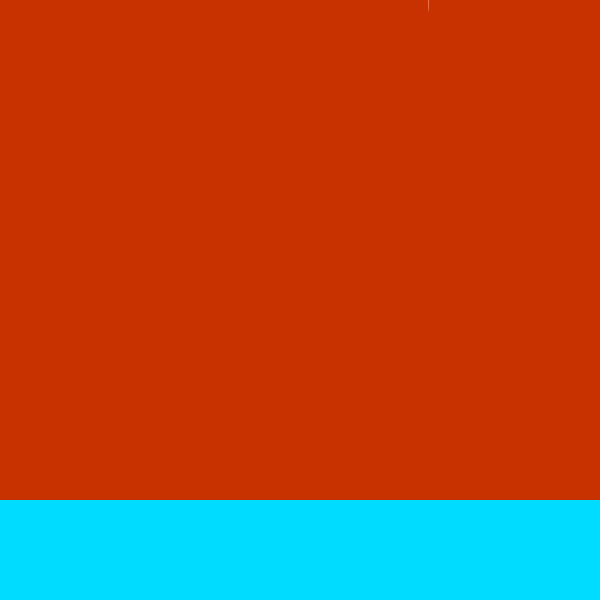
Frame 1 (no input)
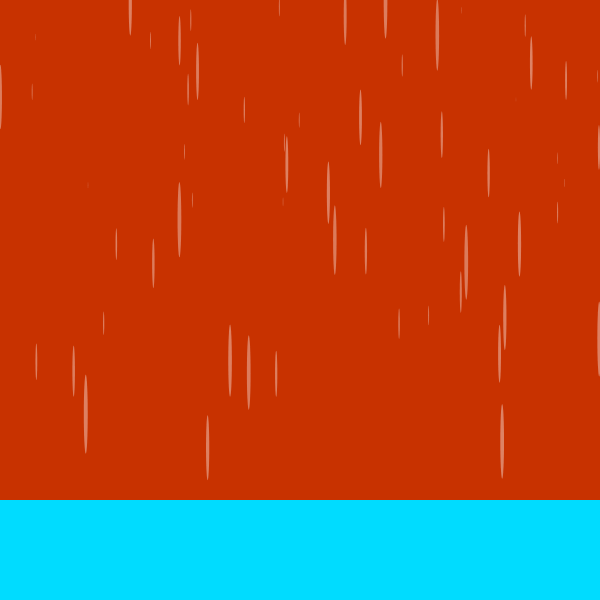
Frame 60 (no input)
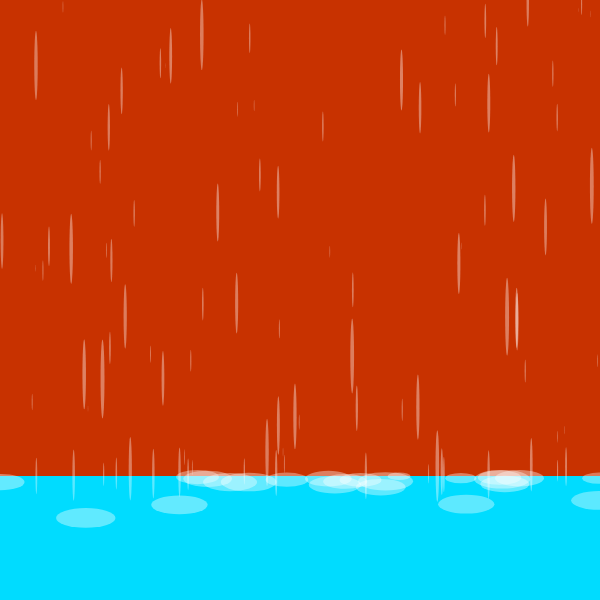
Frame 120 (the mouse pressed at the canvas centre since frame 60)

The p5.js sketch that drew these frames (run headless with seeded random() and noise() and a simulated clock; from frame 60 on, the mouse is pressed at the canvas centre):

// p5.js sketch
// ── sketch.js
let balls = []; 
let windDirection = 0; 
let WATER_LEVEL=500; 
let shouldRaiseWaterLevel = false; 
let maxHeight = 300; 

function setup() {
  createCanvas(600, 600);
}

function draw() {
  background(200, 50, 0);


  if (balls.length >= 439) {
    balls.shift();
  }

  balls.push(new Ball(random(width), 1));

  if (!shouldRaiseWaterLevel) {
    WATER_LEVEL = 500; // 
    for (let i = balls.length - 1; i >= 0; i--) {
      if (balls[i].pos.y >= 500 - balls[i].rad) {
        shouldRaiseWaterLevel = true; 
      }
    }
  } else {
    WATER_LEVEL = 500 - balls.length * 0.2; 
    if (WATER_LEVEL < height - maxHeight) {
      WATER_LEVEL = height - maxHeight;
    }
  }

  push();
  noStroke();
  fill(0, 220, 255);
  rect(0, WATER_LEVEL, width, height - WATER_LEVEL);
  pop();

  for (let i = 0; i < balls.length; i++) {
    let b = balls[i];

    let gravity = createVector(0, 1 * b.mass);

    let wind = createVector(windDirection, 0);

    b.applyForce(gravity);
    b.applyForce(wind);

    let resistance = b.vel.copy();
    resistance.mult(-1);
    let speed = b.vel.mag();
    if (b.pos.y < WATER_LEVEL) {
      let dragForce = speed * speed * 0.03;
      resistance.mult(dragForce);
    } else {
      let dragForce = speed * speed * 0.4;
      resistance.mult(dragForce);
      let bouyancy = createVector(0, -20);
      b.applyForce(bouyancy);
    }
    b.applyForce(resistance);

    b.update();

    b.bounce();

    b.display(WATER_LEVEL, windDirection);
  }
}

function keyPressed() {
  if (key === 'l' || key === 'L') {
    windDirection -= 0.2;
  }
  else if (key === 'r' || key === 'R') {
    windDirection += 0.2;
  }
}

class Ball {
  constructor(x, y) {
    this.pos = createVector(x, y);
    this.vel = createVector(0, 0);
    this.acc = createVector();
    this.rad = random(1, 20);
    this.mass = this.rad;
  }

  applyForce(f) {
    let force = f.copy();
    force.div(this.mass);
    this.acc.add(force);
  }

  update() {
    this.vel.add(this.acc);
    this.pos.add(this.vel);
    this.acc.mult(0);
  }

  bounce() {
    if (this.pos.x < 0) {
      this.pos.x = 0;
      this.vel.x *= -1;
    } else if (this.pos.x > width) {
      this.pos.x = width;
      this.vel.x *= -1;
    }
    if (this.pos.y < 0) {
      this.pos.y = 0;
      this.vel.y *= -1;
    } else if (this.pos.y > height) {
      this.pos.y = height;
      this.vel.y *= -1;
    }
  }

  display(WATER_LEVEL, windDirection) {
    push();
    translate(this.pos.x, this.pos.y);
    noStroke();

    if (this.pos.y < WATER_LEVEL) {
      // rain
      fill(255, random(90, 100));
      rotate(windDirection); 
      ellipse(0, 0, this.rad * 0.2, this.rad * 4);
    } else {
      // waterbubble
      fill(255, random(90, 100));
      ellipse(0, 0, this.rad * 3, this.rad);
    }

    pop();
  }
}
